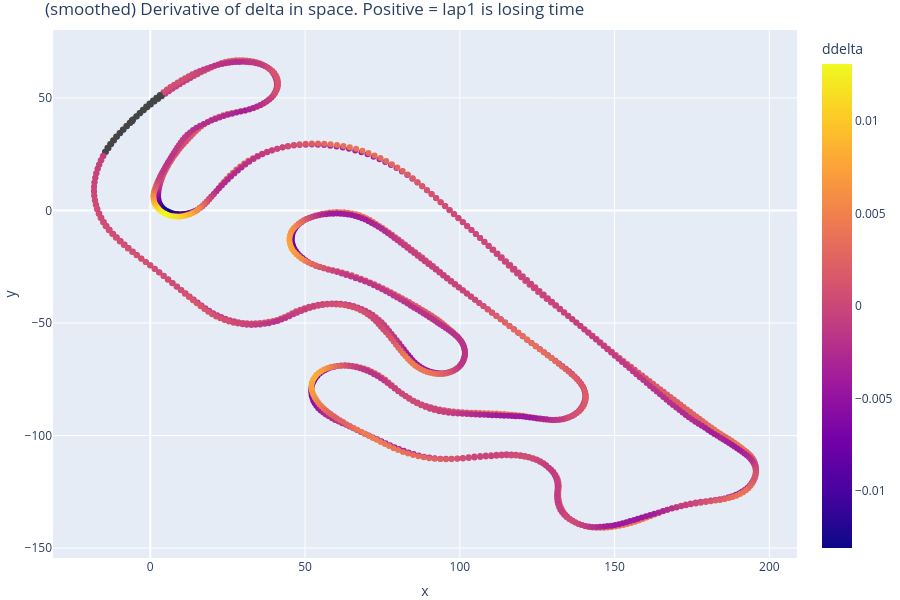

Write notebook code for a chart like this one.
### Code cell
fig = px.scatter(
    data.assign(ddelta=lambda d: d["delta"].diff().rolling(20).mean().shift(-10)),
    x="x",
    y="y",
    color="ddelta",
    hover_data=["cum_dist", "lap10_speed", "lap15_speed"],
    title="(smoothed) Derivative of delta in space. Positive = lap1 is losing time",
).update_layout(height=500, margin=dict(l=0, r=0, t=30, b=0))
for trace in (
    px.scatter(
        data.assign(ddelta=lambda d: -d["delta"].diff().rolling(20).mean().shift(-10)),
        x="x2",
        y="y2",
        color="ddelta",
        hover_data=["cum_dist", "delta", "lap10_speed", "lap15_speed"],
        title="(smoothed) Derivative of delta in space. Positive = lap1 is losing time",
    )
    .update_layout(height=500, margin=dict(l=0, r=0, t=30, b=0))
    .data
):
    fig.add_trace(trace)
fig.update_layout(height=600)

### Figure 1 — Plotly figure (JSON) as saved in the notebook; plotly's stock layout.template omitted (floating-point values rounded to 4 significant figures; data arrays with more than 128 entries replaced by an {"elided": "..."} marker saying what was removed)
{"data": [{"customdata": {"elided": "762x3 float values"}, "hovertemplate": "x=%{x}<br>y=%{y}<br>cum_dist=%{customdata[0]}<br>lap10_speed=%{customdata[1]}<br>lap15_speed=%{customdata[2]}<br>ddelta=%{marker.color}<extra></extra>", "legendgroup": "", "marker": {"color": {"elided": "762 float values"}, "coloraxis": "coloraxis", "symbol": "circle"}, "mode": "markers", "name": "", "orientation": "v", "showlegend": false, "type": "scatter", "x": {"elided": "762 float values"}, "xaxis": "x", "y": {"elided": "762 float values"}, "yaxis": "y"}, {"customdata": {"elided": "762x4 float values"}, "hovertemplate": "x2=%{x}<br>y2=%{y}<br>cum_dist=%{customdata[0]}<br>delta=%{customdata[1]}<br>lap10_speed=%{customdata[2]}<br>lap15_speed=%{customdata[3]}<br>ddelta=%{marker.color}<extra></extra>", "legendgroup": "", "marker": {"color": {"elided": "762 float values"}, "coloraxis": "coloraxis", "symbol": "circle"}, "mode": "markers", "name": "", "orientation": "v", "showlegend": false, "type": "scatter", "x": {"elided": "762 float values"}, "xaxis": "x", "y": {"elided": "762 float values"}, "yaxis": "y"}], "layout": {"coloraxis": {"colorbar": {"title": {"text": "ddelta"}}, "colorscale": [[0, "#0d0887"], [0.1111, "#46039f"], [0.2222, "#7201a8"], [0.3333, "#9c179e"], [0.4444, "#bd3786"], [0.5556, "#d8576b"], [0.6667, "#ed7953"], [0.7778, "#fb9f3a"], [0.8889, "#fdca26"], [1, "#f0f921"]]}, "height": 600, "legend": {"tracegroupgap": 0}, "margin": {"b": 0, "l": 0, "r": 0, "t": 30}, "title": {"text": "(smoothed) Derivative of delta in space. Positive = lap1 is losing time"}, "xaxis": {"anchor": "y", "domain": [0, 1], "title": {"text": "x"}}, "yaxis": {"anchor": "x", "domain": [0, 1], "title": {"text": "y"}}}}
